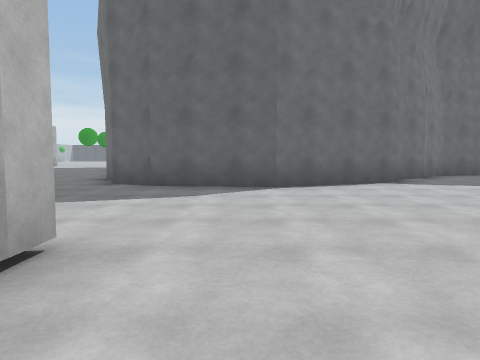
view 1 (above)

24 first-person views from a walk through a Unity game level. The camera is 1.2 m above the floor, tilts 4° down and sees 70° across. The floor is counted in squares, 2 m on a side. Each view is taken from the middle of a square. On the plan, view 1 faces up. The plan holds only what a view shows up to about 10 squares ahead; the rest is blank. The place goes on beyond the plan. The player is left out. Surface patterns are stand-ins for the level's own textures.

view 2
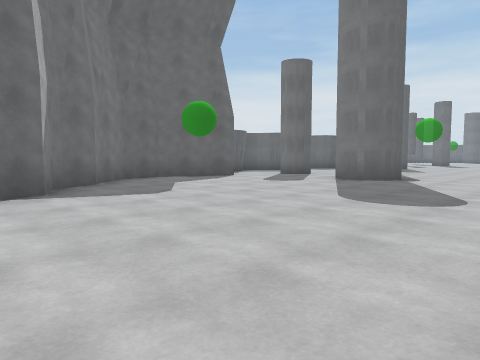

view 3
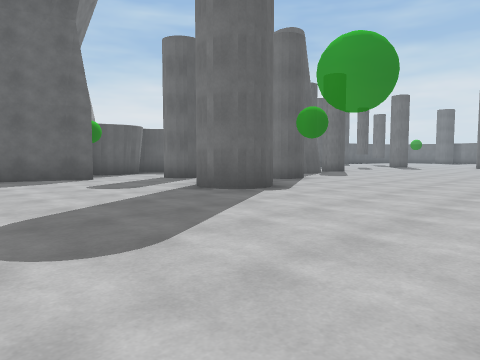

view 4
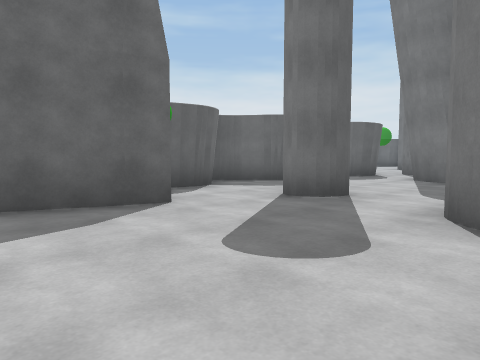

view 5
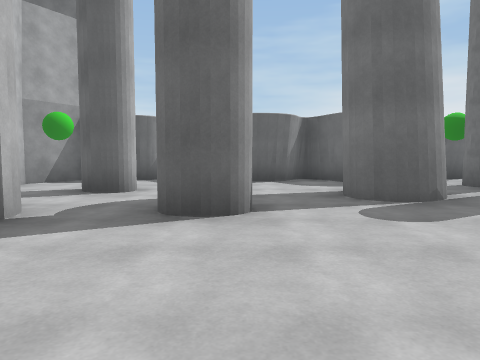

view 6
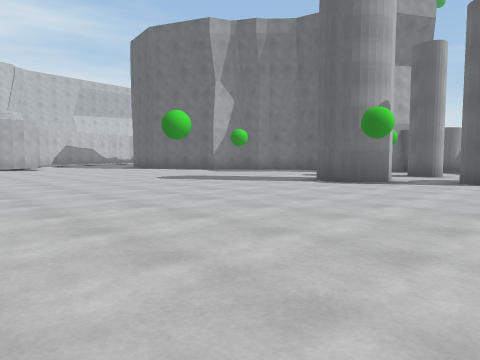

view 7
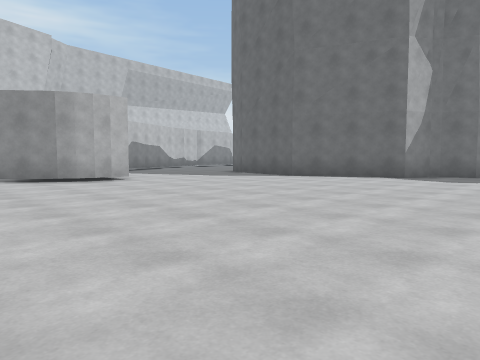

view 8
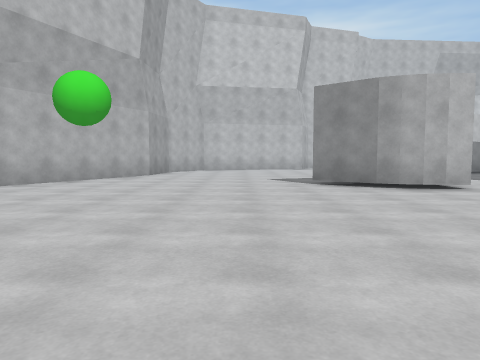

view 9
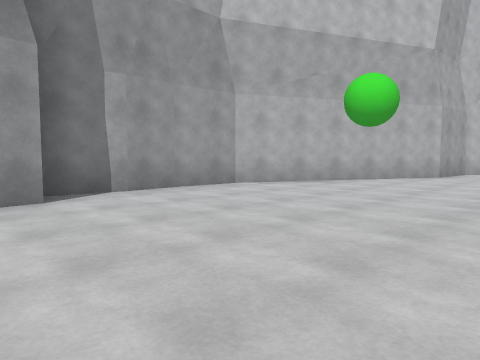

view 10
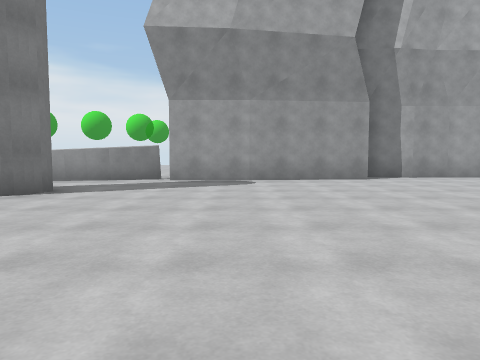

view 11
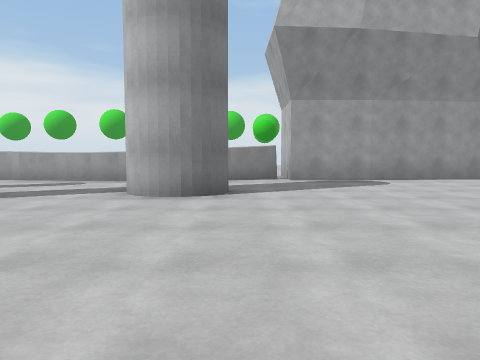

view 12
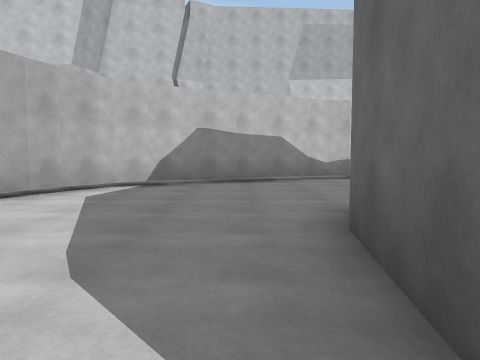

view 13
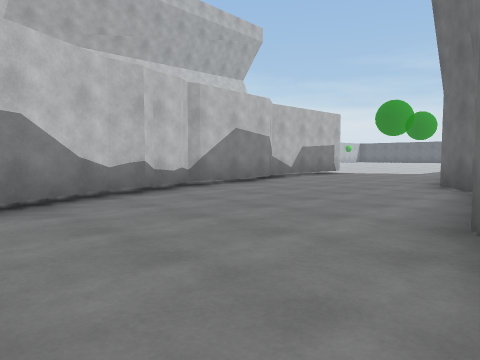

view 14
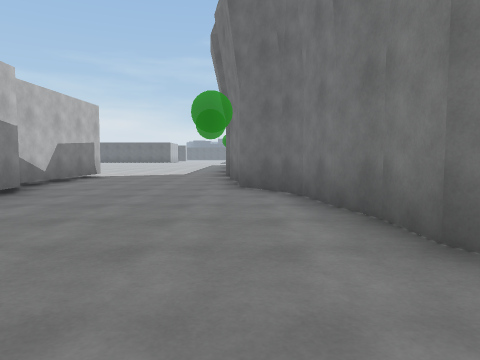

view 15
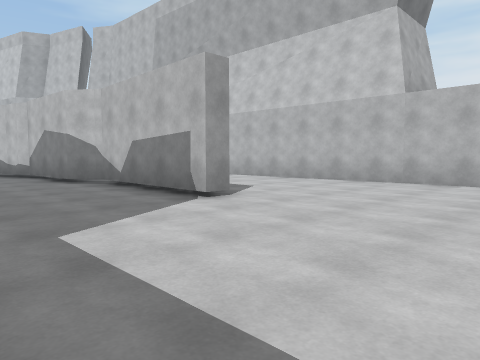

view 16
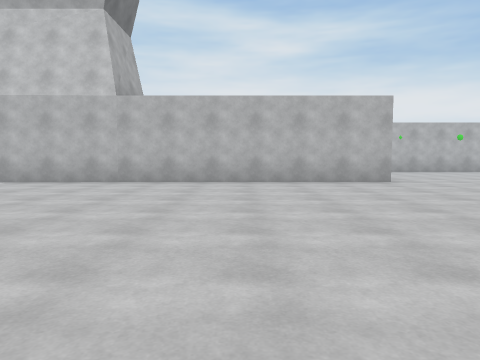

view 17
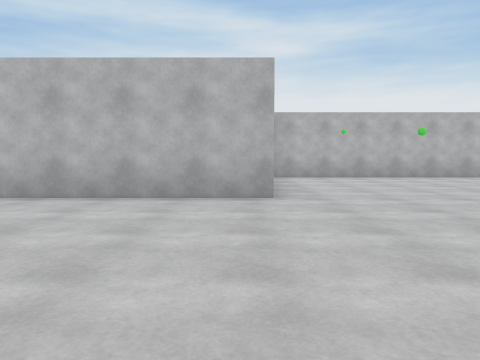

view 18
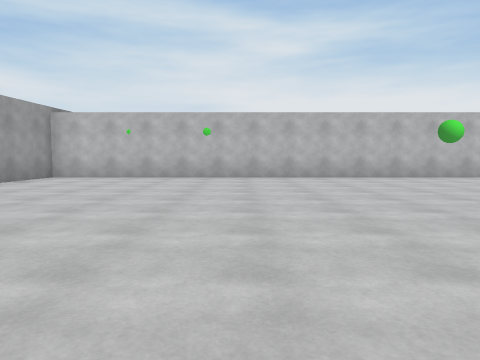

view 19
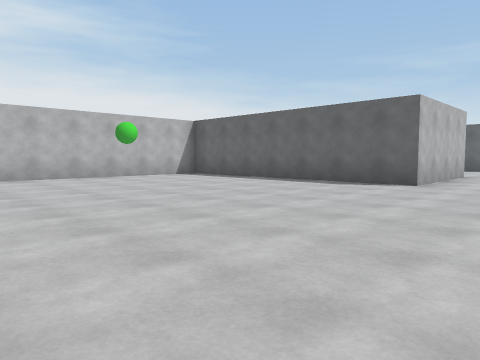

view 20
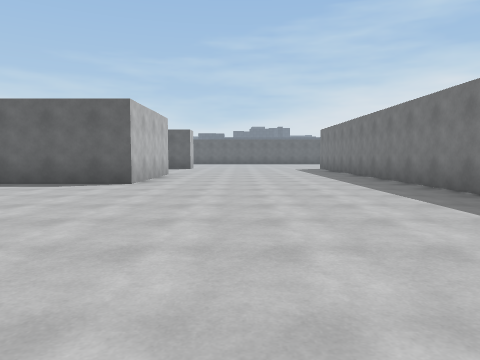

view 21
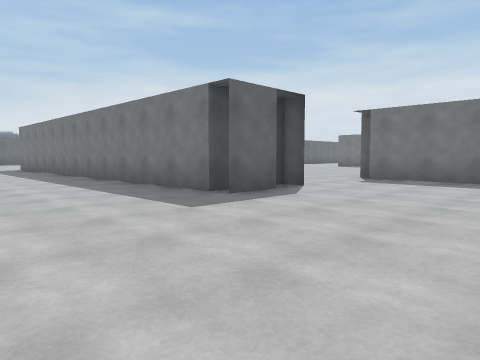

view 22
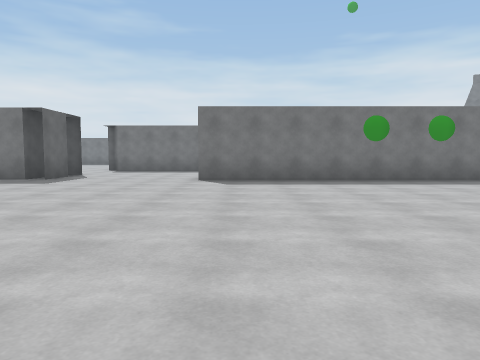

view 23
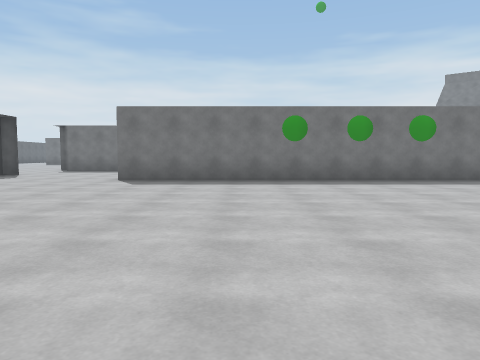

view 24
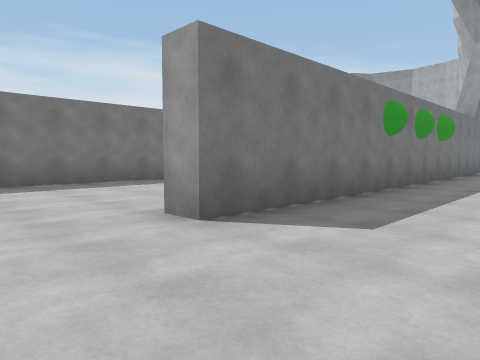

### Floor plan
Key: @ floor where view 1 was taken; # wall or solid block; . floor.
Columns run from 19 left of view 1 to 16 right of it. Each row starts with its distance up from view 1.
 41        #......#
 40        #......#
 39    #####......#
 38    ...........#
 37 # ............#
 36 #.............#
 35 #.............## ...
 34 #.............##...#
 33 #..................#
 32 #..................#
 31 #..................#
 30 #.............#....#
 29 #.............#....#
 28 #.............#  ..#
 27 #.............#    #
 26 #.............#
 25 #.............#
 24 ###  #........#
 23      #........#
 22      #........#
 21      #........#
 20      #........#
 19      #........
 18      #........
 17      #....#...
 16      #....#...#
 15      #.. ##...#
 14          #....##
 13          ##....#
 12           #....#             #######
 11           #....##       ######...##.
 10           #.....#      ##...#.......
  9           ##....#     ##.......#...#
  8           .#....##   ##............#
  7           .#.....#####...........#..
  6            ##.................#.....
  5             #.......................
  4             ##......................
  3             .##.....................
  2               ####................
  1                  #.................
  0               ...#.@...............
 -1               .....................
 -2               .....................
 -3               ................#..
 -4              .................#...
 -5             ###....................
 -6               ###..............##...
 -7                 ###....#############
 -8                   ######

Positions as (right, up) in squares from view 1, and headings:
1: (0, 0), facing up
2: (2, 2), facing up-right
3: (6, 1), facing up-right
4: (7, 6), facing up-right
5: (14, 3), facing up
6: (15, -2), facing up-left
7: (7, -2), facing up-left
8: (5, -2), facing left
9: (5, -2), facing down-left
10: (7, 2), facing down
11: (10, 2), facing down
12: (1, 6), facing left
13: (-3, 6), facing up-left
14: (-5, 7), facing up
15: (-6, 21), facing down-left
16: (-6, 21), facing left
17: (-9, 24), facing left
18: (-9, 30), facing left
19: (-9, 31), facing up-left
20: (-9, 31), facing up
21: (-9, 30), facing up-right
22: (-14, 29), facing right
23: (-14, 27), facing right
24: (-8, 32), facing down-right
